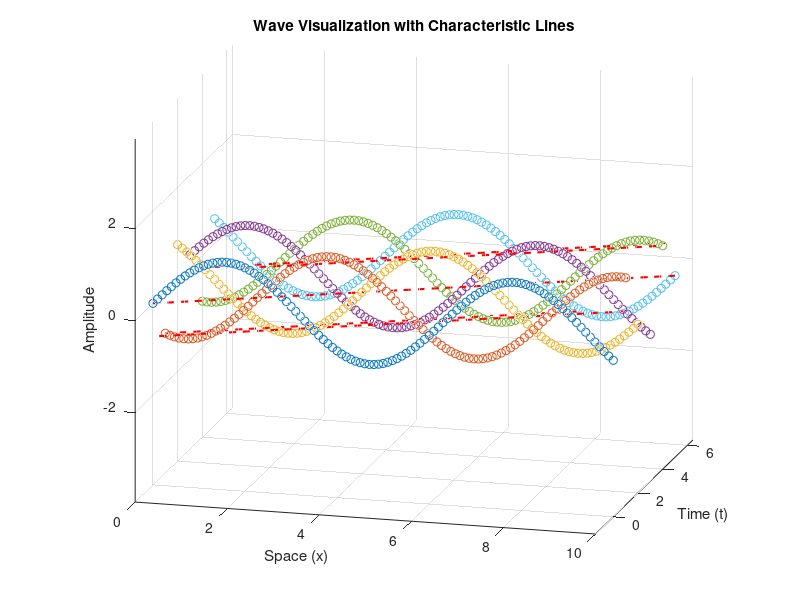

The MATLAB script that drew this image:
% this is a program illustrating the wave propogation in 3D space (t, x,
% u(t,x)) and the initial value is given by u(0, x) = sin(x)

a = 2;        % Wave speed
L = 10;       % Length of the spatial domain
T = 5;        % Total time duration
dx = 0.1;     % Spatial step
dt = 1;     % Time step

x = 0:dx:L;   % Spatial grid
t = 0:dt:T;   % Time grid

figure(1)
clf
axis equal
hold on % Keep the current graph

% Loop through each time and spatial coordinate to plot the wave
for i = 1:length(t)
    % Calculate the y-values for the current time t(i)
    y = sin(x - a * t(i));
    
    % Plot the wave
    plot3(x, t(i) * ones(size(x)), y, 'o'); % x remains the same for each time
end

% Define constant values for characteristics lines
characteristic_values = [-2, -1, 0, 1, 2]; % x - at = constant values

% Plot characteristic lines
for k = characteristic_values
    % Calculate the values of t for the characteristic line
    t_characteristic = (x - k) / a;
    
    % Ensure we plot only valid values within the time domain
    valid_index = t_characteristic >= 0 & t_characteristic <= T;

    % Plot the characteristic line in 3D
    plot3(x(valid_index), t_characteristic(valid_index), sin(x(valid_index) - a * t_characteristic(valid_index)), 'r--', 'LineWidth', 1.5);
end

grid on
xlabel('Space (x)');
ylabel('Time (t)');
zlabel('Amplitude');
title('Wave Visualization with Characteristic Lines');
view([15 15]);
hold off
